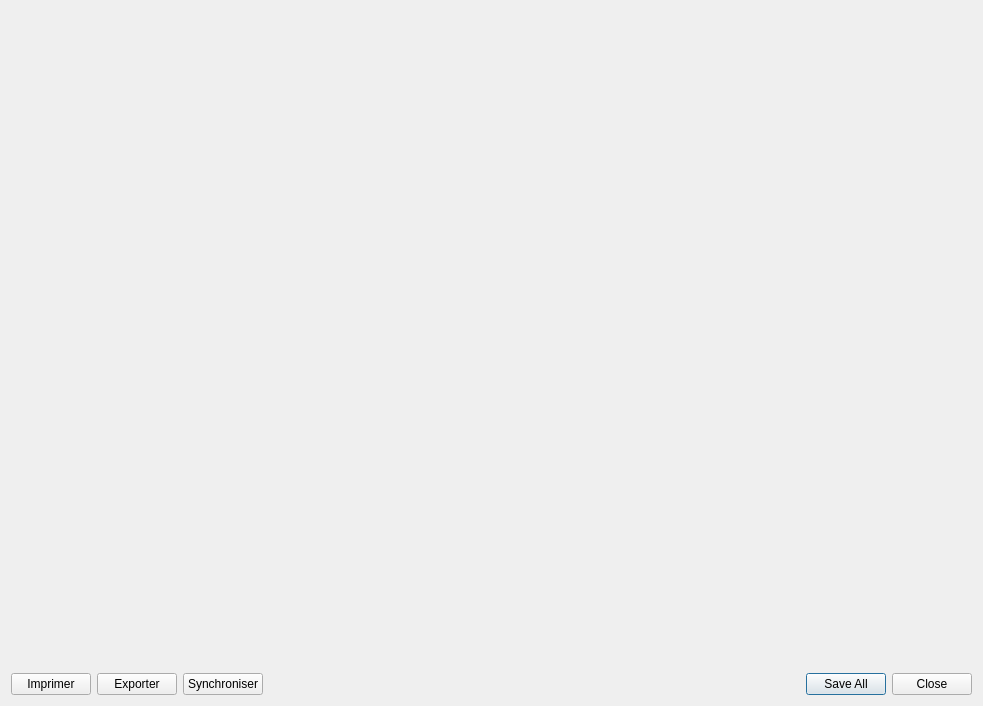
<?xml version="1.0" encoding="UTF-8"?>
<ui version="4.0">
 <class>Form_Execution_Campaign</class>
 <widget class="QWidget" name="Form_Execution_Campaign">
  <property name="modal" stdset="0">
   <bool>false</bool>
  </property>
  <property name="windowModality">
   <enum>Qt::ApplicationModal</enum>
  </property>
  <property name="geometry">
   <rect>
    <x>0</x>
    <y>0</y>
    <width>983</width>
    <height>706</height>
   </rect>
  </property>
  <property name="windowTitle">
   <string>Exécution de campagne</string>
  </property>
  <property name="windowIcon">
   <iconset resource="../../resources.qrc">
    <normaloff>:/images/running.png</normaloff>:/images/running.png</iconset>
  </property>
  <layout class="QGridLayout" name="gridLayout">
   <item row="0" column="0">
    <layout class="QGridLayout" name="grid_layout">
     <item row="0" column="0">
      <widget class="QWidget" name="execution_campaign_widget" native="true">
       <property name="sizePolicy">
        <sizepolicy hsizetype="Preferred" vsizetype="Expanding">
         <horstretch>0</horstretch>
         <verstretch>0</verstretch>
        </sizepolicy>
       </property>
       <layout class="QGridLayout" name="gridLayout_2"/>
      </widget>
     </item>
    </layout>
   </item>
   <item row="1" column="0">
    <layout class="QHBoxLayout" name="horizontalLayout">
     <item>
      <widget class="QPushButton" name="print_button">
       <property name="text">
        <string>Imprimer</string>
       </property>
       <property name="icon">
        <iconset>
         <normalon>:/images/32x32/pdf.png</normalon>
        </iconset>
       </property>
       <property name="iconSize">
        <size>
         <width>16</width>
         <height>16</height>
        </size>
       </property>
      </widget>
     </item>
     <item>
      <widget class="QPushButton" name="export_button">
       <property name="sizePolicy">
        <sizepolicy hsizetype="Minimum" vsizetype="Preferred">
         <horstretch>0</horstretch>
         <verstretch>0</verstretch>
        </sizepolicy>
       </property>
       <property name="text">
        <string>Exporter</string>
       </property>
      </widget>
     </item>
     <item>
      <widget class="QPushButton" name="reload_button">
       <property name="text">
        <string>Synchroniser</string>
       </property>
       <property name="icon">
        <iconset resource="../../resources.qrc">
         <normaloff>:/images/22x22/reload.png</normaloff>:/images/22x22/reload.png</iconset>
       </property>
       <property name="iconSize">
        <size>
         <width>16</width>
         <height>16</height>
        </size>
       </property>
      </widget>
     </item>
     <item>
      <widget class="QDialogButtonBox" name="buttonBox">
       <property name="orientation">
        <enum>Qt::Horizontal</enum>
       </property>
       <property name="standardButtons">
        <set>QDialogButtonBox::Close|QDialogButtonBox::SaveAll</set>
       </property>
      </widget>
     </item>
    </layout>
   </item>
  </layout>
 </widget>
 <tabstops>
  <tabstop>print_button</tabstop>
  <tabstop>export_button</tabstop>
  <tabstop>reload_button</tabstop>
  <tabstop>buttonBox</tabstop>
 </tabstops>
 <resources>
  <include location="../../resources.qrc"/>
  <include location="../../resources.qrc"/>
 </resources>
 <connections/>
</ui>
